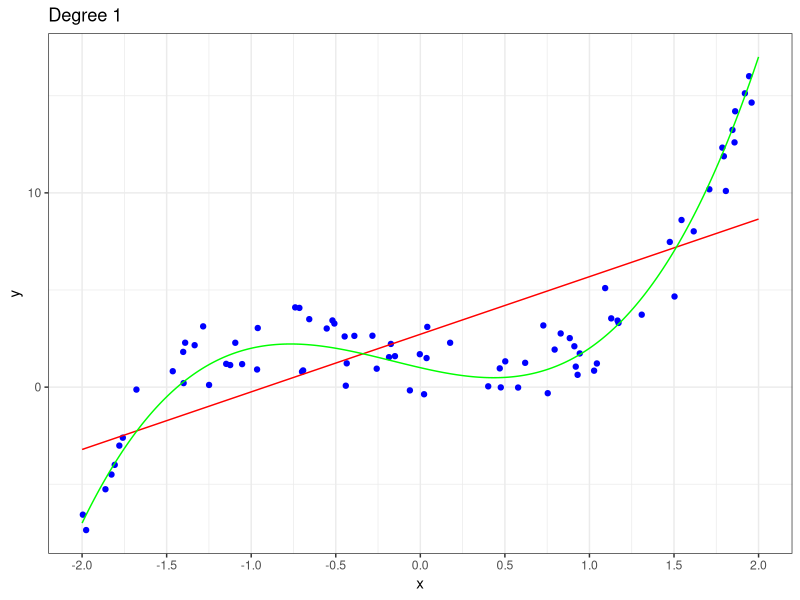
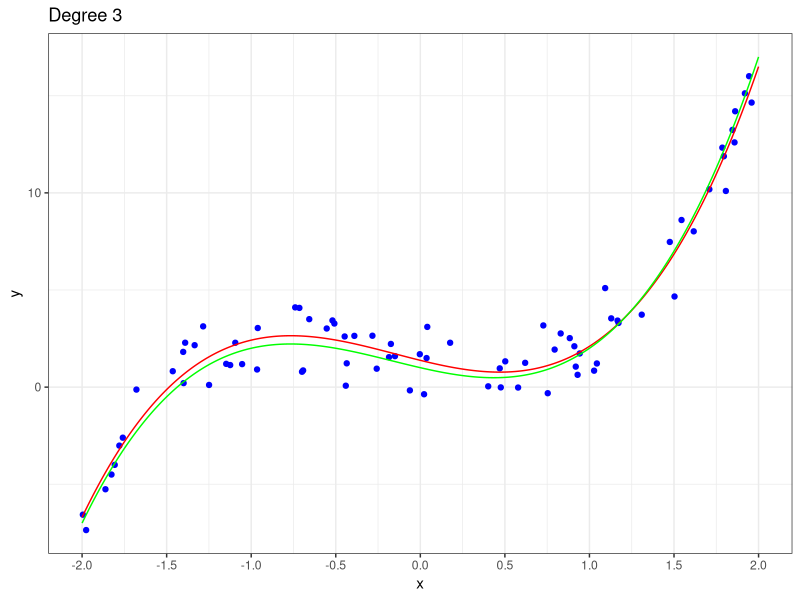
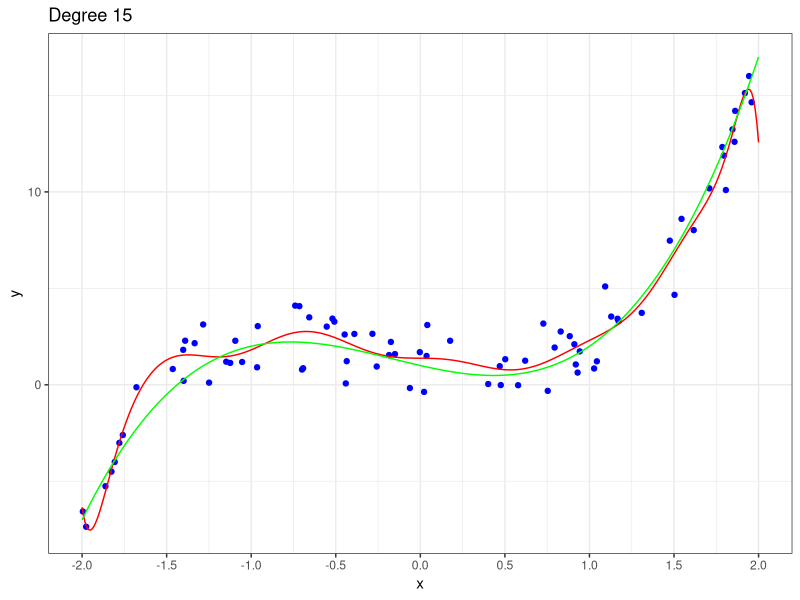

The R script that drew these images, in order:
library(ggplot2)


set.seed(12345)

  
  n <- 80
  
  #generate "true" response
  x  <- runif(n, -2, 2) #generate x
  epsilon <- rnorm(n)
  y <- 1 - 2 * x + x^2 + 2 * x^3+ epsilon
  xy <- data.frame(x=x, y=y)
  mxd <- 15
  
  #test set
  x.new <- seq(-2, 2, by = 0.01)
  y.new.true <- 1 - 2 * x.new + x.new^2 + 2 * x.new^3
  r <- length(x.new) 
  degree <- rep(1:mxd, each = r)
  predicted <- numeric(length(x.new)*mxd)
  new.dat <- data.frame(x=rep(x.new, times=mxd),degree,
                        predicted)
  xy.new <- data.frame(x=x.new, y=y.new.true)
  
  # using predict function to find predicted value y based on predicted model
  
  for (i in 1:mxd)
  {
    new.dat[new.dat$degree==i, 3] <- predict(lm(y~poly(x,i)),
                                             newdata=data.frame(x=x.new))
  }
  

p1 <- ggplot() +
  geom_point(aes(x,y),xy,colour="blue") +
  geom_line(aes(x, predicted),new.dat[new.dat$degree==1,], colour="red") +
  geom_line(aes(x,y), xy.new , colour= "green")+
  scale_x_continuous(breaks = round( seq(-2, 2, by = 0.5), 1)) +
  theme_bw()+
  labs(title="Degree 1")


print(p1)

p2 <- ggplot() +
  geom_point(aes(x,y),xy,colour="blue") +
  geom_line(aes(x, predicted),new.dat[new.dat$degree==3,], colour="red") +
  geom_line(aes(x,y), xy.new , colour= "green")+
  scale_x_continuous(breaks = round(seq(-2, 2, by = 0.5), 1)) +
  theme_bw()+
  labs(title="Degree 3")


print(p2)

p3 <- ggplot() +
  geom_point(aes(x,y),xy,colour="blue") +
  geom_line(aes(x, predicted),new.dat[new.dat$degree==15,], colour="red") +
  geom_line(aes(x,y), xy.new , colour= "green")+
  scale_x_continuous(breaks = round(seq(-2, 2, by = 0.5), 1)) +
  theme_bw()+
  labs(title="Degree 15")

print(p3)

